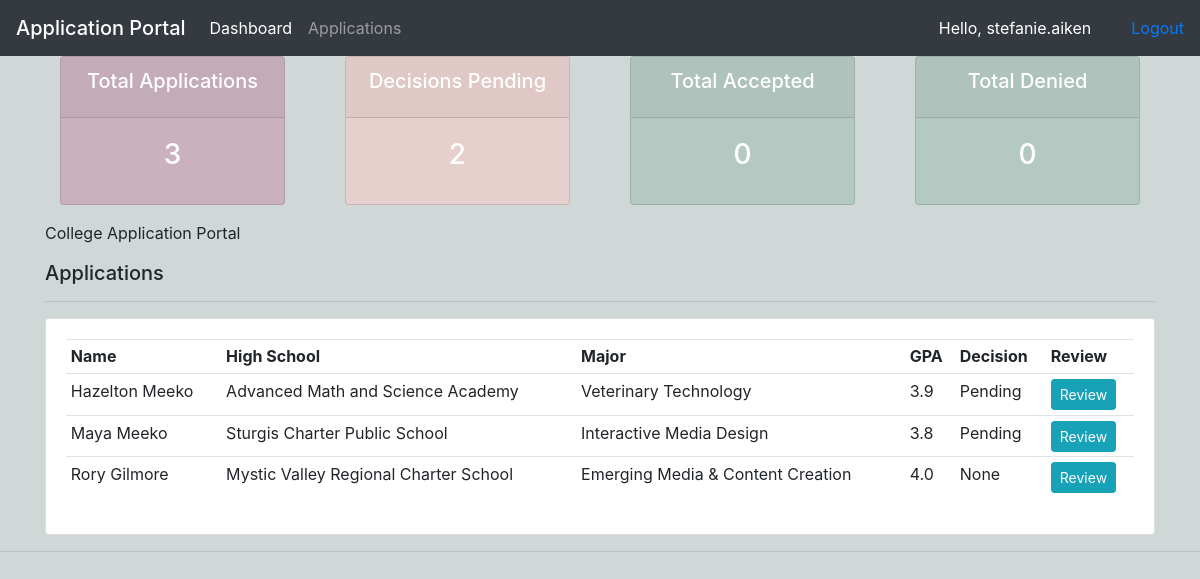
The app's page / (signed in) with its own data.
### appStatus/models.py (models this page shows, shortened)
class Application(models.Model):
    MAJOR = (
        ('Veterinary Technology', 'Veterinary Technology'),
        ('Equine Studies', 'Equine Studies'),
        ('Interactive Media Design', 'Interactive Media Design'),
        ('Emerging Media & Content Creation', 'Emerging Media & Content Creation'),
        ('Applied Computer Science', 'Applied Computer Science'),
        ('Criminal Justice', 'Criminal Justice'),
        ('Nursing', 'Nursing'),
        ('Psychology, Mental Health Counseling',
         'Psychology, Mental Health Counseling'),
    )
    SCHOOL = (
        ('Boston Latin School', 'Boston Latin School'),
        ('Sturgis Charter Public School', 'Sturgis Charter Public School'),
        ('Hopkinton High School', 'Hopkinton High School'),
        ('Advanced Math and Science Academy', 'Advanced Math and Science Academy'),
        ('Dover-Sherborn Regional High School',
         'Dover-Sherborn Regional High School'),
        ('Mystic Valley Regional Charter School',
         'Mystic Valley Regional Charter School'),
        ('Lexington High School', 'Lexington High School'),
        ('Weston High School', 'Weston High School')
    )
    STATUS = (
        ('Pending', 'Pending'),
        ('Accepted', 'Accepted'),
        ('Denied', 'Denied')
    )
    user = models.OneToOneField(User, null=True, on_delete=models.CASCADE)
    name = models.CharField(max_length=200, null=True)
    phone = models.CharField(max_length=200, null=True)
    email = models.CharField(max_length=200, null=True)
    major = models.CharField(max_length=200, null=True, choices=MAJOR)
    school = models.CharField(max_length=200, null=True, choices=SCHOOL)
    GPA = models.FloatField(null=True)
    status = models.CharField(max_length=200, null=True, choices=STATUS)
    date_created = models.DateTimeField(auto_now_add=True, null=True)

### appStatus/decorators.py (the view)
    def wrapper_function(request, *args, **kwargs):
        group = None
        if request.user.groups.exists():
            group = request.user.groups.all()[0].name
        if group == 'applicant':
            return redirect('user-page')
        if group == 'admin':
            return view_func(request, *args, **kwargs)

### appStatus/views.py (called while the page is built)
@login_required(login_url='login')
@admin_only
def home(request):
    applicants = Application.objects.all()
    total_applicants = applicants.count()
    decision_pending = applicants.filter(status='Pending').count()
    decision_accepted = applicants.filter(status='Accepted').count()
    decision_deny = applicants.filter(status='Denied').count()
    context = {'applicants': applicants, 'total_applicants': total_applicants,
               'decision_pending': decision_pending, 'decision_accepted': decision_accepted, 'decision_deny': decision_deny}
    return render(request, 'appStatus/dashboard.html', context)

### appStatus/templates/appStatus/dashboard.html
{% extends 'appStatus/main.html' %}
{% block content %}
{% include 'appStatus/status.html' %}
<div class="container">
    <p>College Application Portal</p>
    <div>
        <h5>Applications</h5>
        <hr>
        <div class="card card-body">
            <table class="table table-sm">
                <tr>
                    <th>Name</th>
                    <th>High School</th>
                    <th>Major</th>
                    <th>GPA</th>
                    <th>Decision</th>
                    <th>Review</th>
                </tr>
                {% for applicant in applicants %}
                <tr>
                    <td>{{applicant.name}}</td>
                    <td>{{applicant.school}}</td>
                    <td>{{applicant.major}}</td>
                    <td>{{applicant.GPA}}</td>
                    <td>{{applicant.status}}</td>
                    <td><a class="btn btn-sm btn-info" href="{% url 'application_review' applicant.id %}">Review</a></td>
                </tr>
                {% endfor %}
            </table>
        </div>
    </div>
</div>
{% endblock %}

### appStatus/templates/appStatus/main.html (shortened to what this page needs)
{% load static %}
<!DOCTYPE html>
<html lang="en">
<head>
    <link rel="stylesheet" href="https://stackpath.bootstrapcdn.com/bootstrap/4.3.1/css/bootstrap.min.css"
>
        <link rel="stylesheet" href="https://use.fontawesome.com/releases/v5.6.1/css/all.css"
>
        <link rel="stylesheet" type="text/css" href="{% static '/css/main.css' %}">
</head>
<body>
    {% include 'appStatus/Navbar.html' %}
    {% block content %}
    {% endblock %}
    <hr>
</body>
</html>

### appStatus/templates/appStatus/Navbar.html (shortened to what this page needs)
{% load static %}
<nav class="navbar navbar-expand-lg navbar-dark bg-dark">
    <span class="navbar-brand mb-0 h1">Application Portal</span>
    <div class="collapse navbar-collapse" id="navbarNavAltMarkup">
        <div class="navbar-nav">
            {% if request.user.is_staff %}
            <a class="nav-item nav-link active" href="{% url 'home' %}">Dashboard </a>
            <a class="nav-item nav-link" href="{% url 'applications' %}">Applications</a>
            {% endif %}
        </div>
    </div>
    <div>
        <span class="hello-user">Hello, {{request.user}}</span>
    </div>
    <span><a class="hello-msg" href="{% url 'logout' %}">Logout</a></span>
</nav>

### appStatus/templates/appStatus/status.html
<div class="container">
<div class="row">
    <div class="col">
        <div class="col-md">
            <div class="card text-center text-white  mb-3" id="total-applications">
                <div class="card-header">
                    <h5 class="card-title">Total Applications</h5>
                </div>
                <div class="card-body">
                    <h3 class="card-title">{{total_applicants}}</h3>
                </div>
            </div>
        </div>
    </div>
    <div class="col">
        <div class="col-md">
            <div class="card text-center text-white  mb-3" id="decisions-pending">
                <div class="card-header">
                    <h5 class="card-title">Decisions Pending</h5>
                </div>
                <div class="card-body">
                    <h3 class="card-title">{{decision_pending}}</h3>
                </div>
            </div>
        </div>
    </div>
    <div class="col">
        <div class="col-md">
            <div class="card text-center text-white  mb-3" id="ready_review">
                <div class="card-header">
                    <h5 class="card-title">Total Accepted</h5>
                </div>
                <div class="card-body">
                    <h3 class="card-title">{{decision_accepted}}</h3>
                </div>
            </div>
        </div>
    </div>
    <div class="col">
        <div class="col-md">
            <div class="card text-center text-white  mb-3" id="ready_review">
                <div class="card-header">
                    <h5 class="card-title">Total Denied</h5>
                </div>
                <div class="card-body">
                    <h3 class="card-title">{{decision_deny}}</h3>
                </div>
            </div>
        </div>
    </div>
</div>
</div>

### static/css/main.css (style rules this page uses)
* { box-sizing: border-box; }
body { background-color: #cfd8d7; }
#total-applications { background-color: #cab1bd; color: #9f9aa4; }
#decisions-pending { background-color: #e7cfcd; color: #9f9aa4; }
#ready_review { background-color: #b5c9c3; color: #9f9aa4; }
.hello-user { color: white; margin-right: 20px; padding-right: 20px; }

### records on screen
Application: name "Hazelton Meeko", school "Advanced Math and Science Academy", major "Veterinary Technology", GPA "3.9", status "Pending"
Application: name "Maya Meeko", school "Sturgis Charter Public School", major "Interactive Media Design", GPA "3.8", status "Pending"
Application: name "Rory Gilmore", school "Mystic Valley Regional Charter School", major "Emerging Media & Content Creation", GPA "4.0", status "None"

### other values on screen
{{ request.user }} "stefanie.aiken"
{{ total_applicants }} "3"
{{ decision_pending }} "2"
{{ decision_accepted }} "0"
{{ decision_deny }} "0"
